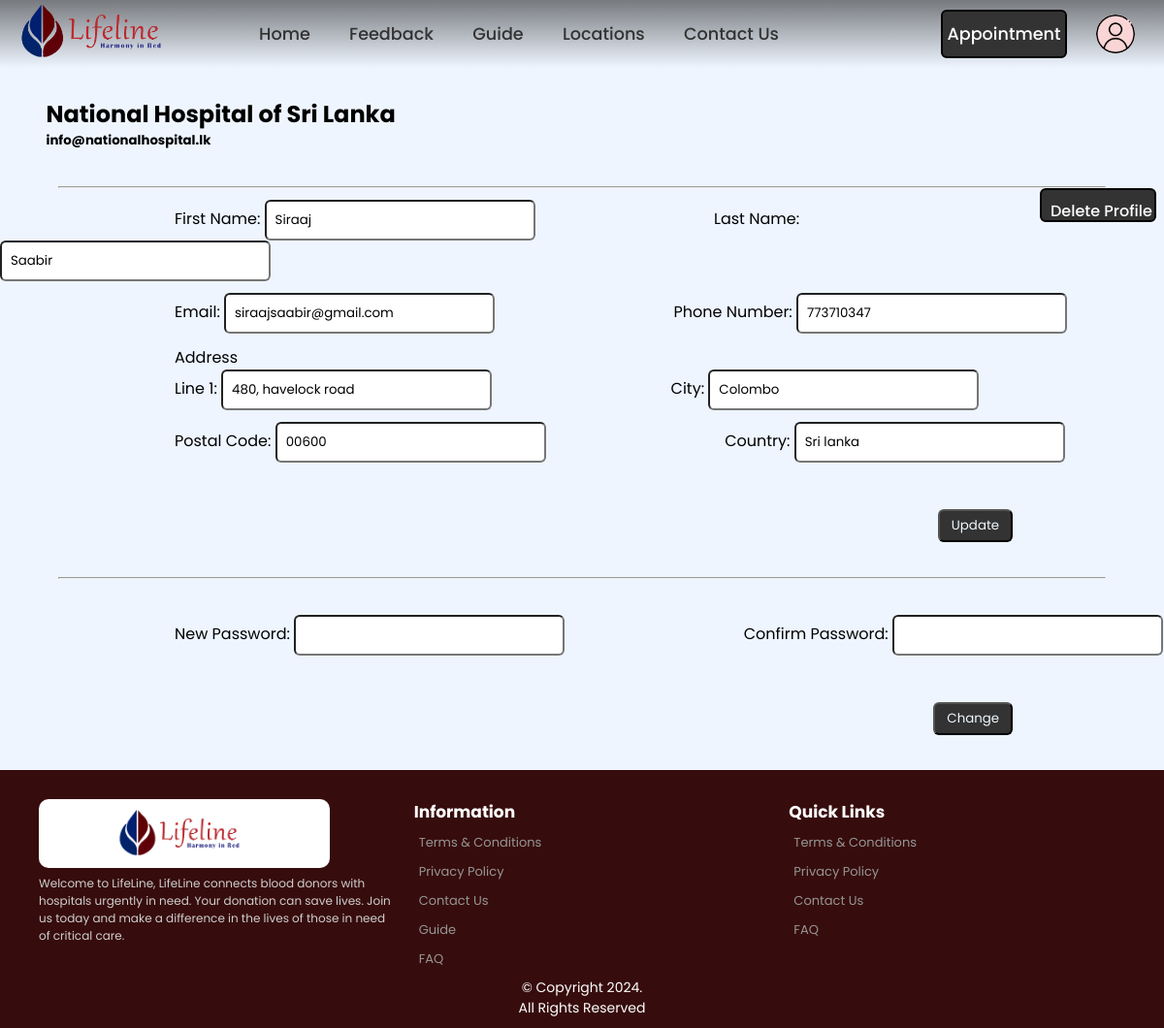
/donor_edit.php (signed in), run on an earlier commit of the app's database.
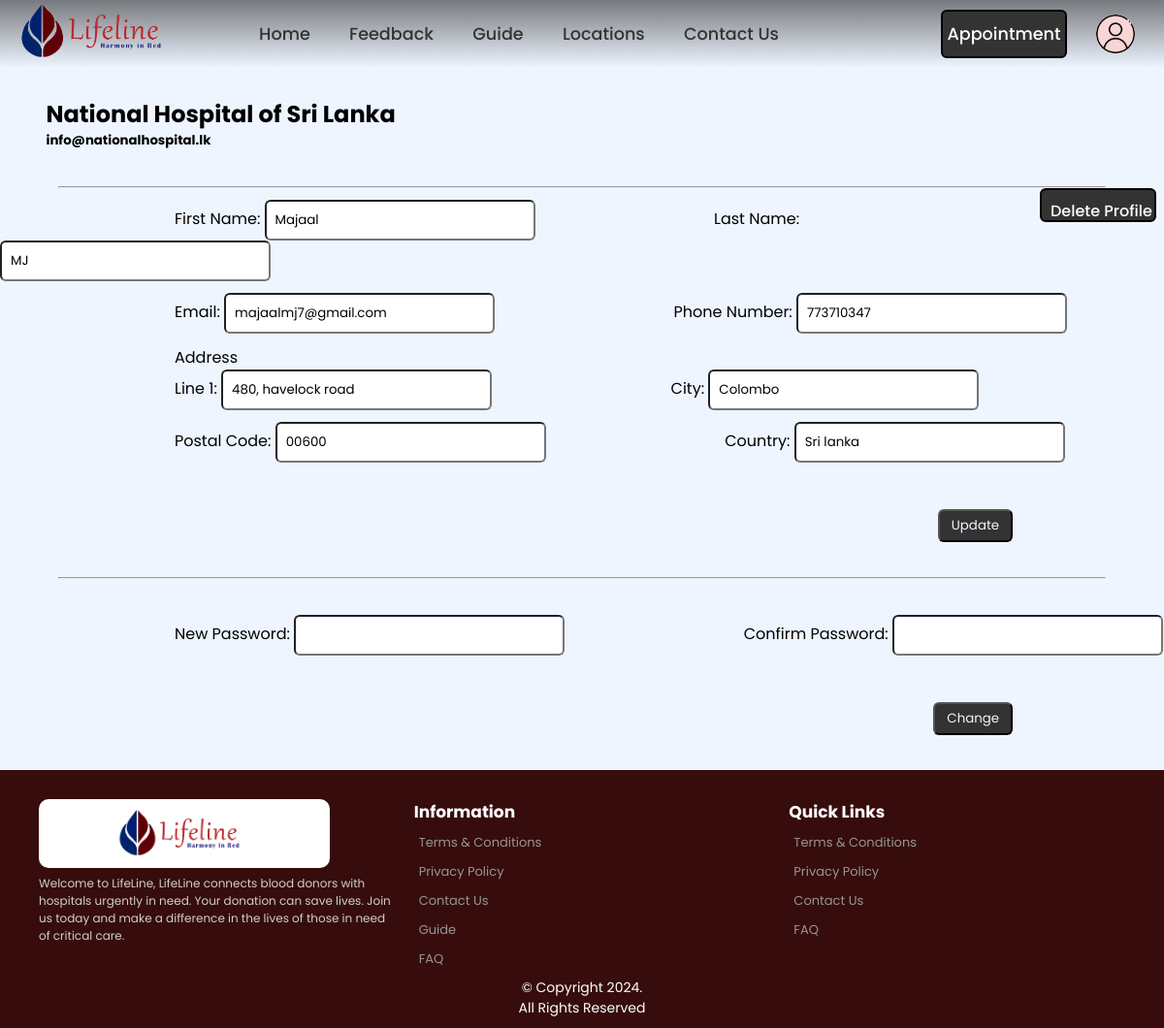
And on a later commit of the database.
### tables this page shows
CREATE TABLE
    donor (
        Donor_id INT AUTO_INCREMENT NOT NULL,
        Salutation VARCHAR(10) NOT NULL,
        F_name VARCHAR(50) NOT NULL,
        L_name VARCHAR(50) NOT NULL,
        NIC VARCHAR(20) UNIQUE NOT NULL,
        DOB VARCHAR(20) NOT NULL,
        Gender VARCHAR(20) NOT NULL,
        Phone_no INT (10) NOT NULL,
        Blood_Group VARCHAR(5) NOT NULL,
        Email VARCHAR(100) UNIQUE NOT NULL,
        Line1 VARCHAR(200) NOT NULL,
        City VARCHAR(100) NOT NULL,
        Postal_Code VARCHAR(15) NOT NULL,
        Country VARCHAR(30) NOT NULL,
        D_Password VARCHAR(20) NOT NULL,
        CONSTRAINT Doner_PK PRIMARY KEY (Donor_id)
    );

### donor_edit.php (the view, shortened to what this page needs)
<?php
require 'header.php';
include 'CRUD/edit_donor_process.php';
$query = "SELECT *
     FROM donor
     WHERE Donor_id='$_SESSION[userID]'";
$result_donor = mysqli_query($conn, $query);
$row = mysqli_fetch_assoc($result_donor);
$Fname = $row['F_name'];
$Lname = $row['L_name'];
$Email = $row['Email'];
$Phone = $row['Phone_no'];
$Line1 = $row['Line1'];
$city = $row['City'];
$postalCode = $row['Postal_Code'];
$country = $row['Country'];
?>
<!DOCTYPE html>
<html>
<head>
    <link rel="stylesheet" href="css/donor_edit.css" />
</head>
<body>
    <main class="frame">
        <div class="sec1">
            <div class="row1">
                <div class="blue">
                    <?php
                    echo "<h2 class=\"blue\">" . $_SESSION['username'] . "</h2>";
                    ?></div>
                <div class="head">
                    <?php echo "<h5 class=\"head\">" . $_SESSION['email'] . "</h5>"; ?>
                </div>
            </div>
        </div>
        <br />
        <hr />
        <div class="but1">
        <form method="post">
                <input class="del" type="submit" name="delete" value="Delete Profile" onclick="return confirm('Are you Sure ?')">
        </div>
        <form>
            <div class="sec1">
                <div class="one">
                    <label for="fname">First Name: </label>
                    <input type="text" name="fname" value="<?php echo $Fname; ?>">
                </div>
                <div class="one">
                    <label for="lname">Last Name: </label>
                    <input type="text" name="lname" value="<?php echo $Lname; ?>">
                </div>
            </div>
            <div class="sec2">
                <div class="two">
                    <label for="email">Email: </label>
                    <input type="text" name="email" value="<?php echo $Email; ?>">
                </div>
                <div class="two">
                    <label for="phone">Phone Number: </label>
                    <input type="text" name="phone" value="<?php echo $Phone; ?>">
                </div>
            </div>
            <div class="sec3">
                <div class="three">
                    <label>Address <br> </label>
                    </div>
                    <div class="three">
                    <label for="city">Line 1: </label>
                    <input type="text" name="line1" value="<?php echo $Line1; ?>">
                </div>
                <div class="three">
                    <label for="city">City: </label>
                    <input type="text" name="city" value="<?php echo $city; ?>">
                </div>
            </div>
            <div class="sec4">
                <div class="four">
                    <label for="pcode">Postal Code: </label>
                    <input type="text" name="pcode" value="<?php echo $postalCode; ?>">
                </div>
                <div class="four">
                    <label for="country">Country: </label>
                    <input type="text" name="country" value="<?php echo $country; ?>">
                </div>
            </div>
            <input class="update" type="submit" name="update" value="Update">
        </form>
        <br>
        <hr>
        <br>
        <form method="post" onsubmit="return validateForm()">
            <div class="sec5">
                <div class="five">
                    <label for="password">New Password: </label>
                    <input type="password" name="password" id="password">
                </div>
                <div class="five">
                    <label for="cPassword">Confirm Password: </label>
                    <input type="password" name="cPassword" id="cPassword">
                </div>
            </div>
            <input class="change" type="submit" name="change" value="Change">
        </form>
    </main>
</body>
<?php
require 'footer.php';
?>
</html>

What changed in the data, as far as the page shows it:
changed donor "480, havelock road": fname "Siraaj" → "Majaal"; lname "Saabir" → "MJ"; email "siraajsaabir@gmail.com" → "majaalmj7@gmail.com"
